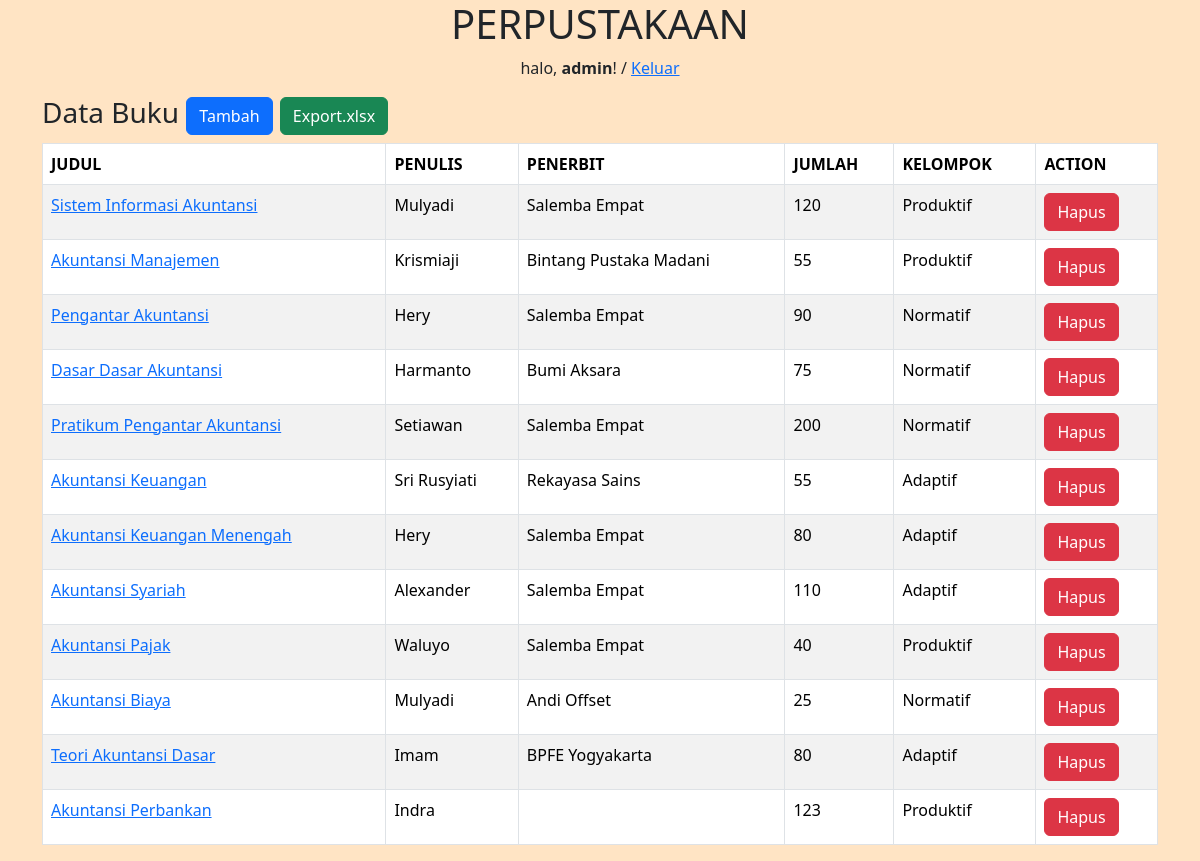
Screenshot of /buku/ (signed in) with the database file from the repository.
### perpustakaan/models.py (models this page shows, shortened)
class Buku(models.Model):
    judul       = models.CharField(max_length=50)
    penulis     = models.CharField(max_length=40)
    penerbit    = models.CharField(max_length=40)
    jumlah      = models.IntegerField(null=True)
    kelompok_id = models.ForeignKey(Kelompok, on_delete=models.CASCADE, null=True)

class Kelompok(models.Model):
    nama = models.CharField(max_length=9)
    keterangan = models.TextField()
    def __str__(self):
        return self.nama

### perpustakaan/views.py (the view)
# urls.py: path('buku/', buku, name='buku'),
@login_required(login_url=settings.LOGIN_URL)
def buku(request):
    books = Buku.objects.all()
    context = {
        'books': books,
    }
    return render(request, 'buku.html', context)

### perpustakaan/templates/buku.html (shortened to what this page needs)
{% extends 'base.html' %}
{% block content %}
<div class="container">
    <div class="row">
        <div class="col-md-12">
            <h3>
                Data Buku
                <a href="{% url 'tambah_buku' %}" class="btn btn-primary">Tambah</a>
                <a href="{% url 'export_xlsx' %}" class="btn btn-success">Export.xlsx</a>
            </h3>
            <table class="table table-bordered table-striped">
                <thead>
                    <tr>
                        <th>JUDUL</th>
                        <th>PENULIS</th>
                        <th>PENERBIT</th>
                        <th>JUMLAH</th>
                        <th>KELOMPOK</th>
                        <th>ACTION</th>
                    </tr>
                </thead>
                <tbody>
                    {% for buku in books %}
                    <tr>
                        <td><a href="{% url 'ubah_buku' buku.id %}">{{ buku.judul }}</a></td>
                        <td>{{ buku.penulis }}</td>
                        <td>{{ buku.penerbit }}</td>
                        <td>{{ buku.jumlah }}</td>
                        <td>{{ buku.kelompok_id }}</td>
                        <td>
                            <button data-bs-toggle="modal" data-bs-target="#hapus-{{ buku.id }}" class="btn btn-danger">Hapus</button>
                        </td>
                    </tr>
                    {% endfor %}
                </tbody>
            </table>
        </div>
    </div>
</div>
{% endblock %}

### templates/base.html (shortened to what this page needs)
{% load static %}
<!DOCTYPE html>
<html>
<head>
    <link rel="stylesheet" href="{% static 'css/css/bootstrap.min.css' %}">
    <link rel="stylesheet" href="{% static 'css/styles.css' %}">
</head>
<body>
    {% include 'judul.html' %}
    {% block content %}
    {% endblock %}
</body>
</html>

### templates/judul.html
<center>
    <h1>PERPUSTAKAAN</h1>
    {% if user.is_authenticated %}
    <p>halo, <strong>{{ user }}</strong>! / <a href="{% url 'keluar' %}">Keluar</a>
    {% endif %}
</center>

### static/css/styles.css (style rules this page uses)
body { background-color: bisque; }

### rows the page displays
Buku: judul "Sistem Informasi Akuntansi", penulis "Mulyadi", penerbit "Salemba Empat", jumlah "120", kelompok_id "Produktif"
Buku: judul "Akuntansi Manajemen", penulis "Krismiaji", penerbit "Bintang Pustaka Madani", jumlah "55", kelompok_id "Produktif"
Buku: judul "Pengantar Akuntansi", penulis "Hery", penerbit "Salemba Empat", jumlah "90", kelompok_id "Normatif"
Buku: judul "Dasar Dasar Akuntansi", penulis "Harmanto", penerbit "Bumi Aksara", jumlah "75", kelompok_id "Normatif"
Buku: judul "Pratikum Pengantar Akuntansi", penulis "Setiawan", penerbit "Salemba Empat", jumlah "200", kelompok_id "Normatif"
Buku: judul "Akuntansi Keuangan", penulis "Sri Rusyiati", penerbit "Rekayasa Sains", jumlah "55", kelompok_id "Adaptif"
Buku: judul "Akuntansi Keuangan Menengah", penulis "Hery", penerbit "Salemba Empat", jumlah "80", kelompok_id "Adaptif"
Buku: judul "Akuntansi Syariah", penulis "Alexander", penerbit "Salemba Empat", jumlah "110", kelompok_id "Adaptif"
Buku: judul "Akuntansi Pajak", penulis "Waluyo", penerbit "Salemba Empat", jumlah "40", kelompok_id "Produktif"
Buku: judul "Akuntansi Biaya", penulis "Mulyadi", penerbit "Andi Offset", jumlah "25", kelompok_id "Normatif"
Buku: judul "Teori Akuntansi Dasar", penulis "Imam", penerbit "BPFE Yogyakarta", jumlah "80", kelompok_id "Adaptif"
Buku: judul "Akuntansi Perbankan", penulis "Indra", jumlah "123", kelompok_id "Produktif"

### other values shown
{{ user }} "admin"
